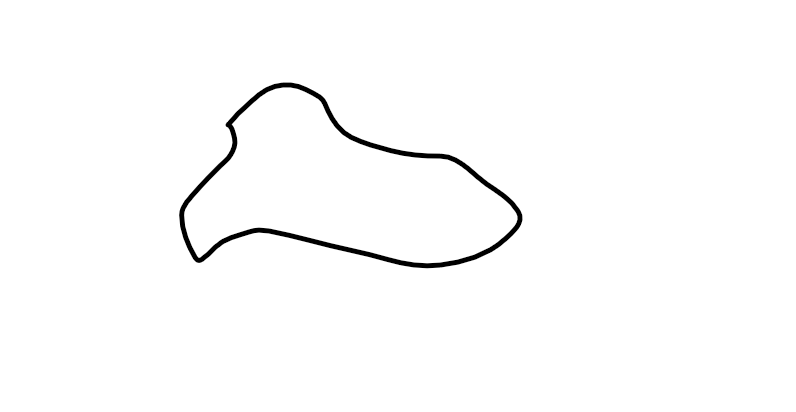
#> input picture img5.png, 796 x 412 px
$ python contour1.py
#> lines starting #> are read from the running program, lines starting #| are printed output that depends on the picture; after the words box and inside, x2 and y2 are one past the last pixel; in counts of white or black regions, pixels touching at a corner belong together
import numpy as np
import cv2

img = cv2.imread('img5.png')
#> img is the input picture: shape (412, 796, 3); min 0, max 255, mean 251.7
imgray = cv2.cvtColor(img, cv2.COLOR_BGR2GRAY)
ret, thresh = cv2.threshold(imgray, 0, 2, 0)
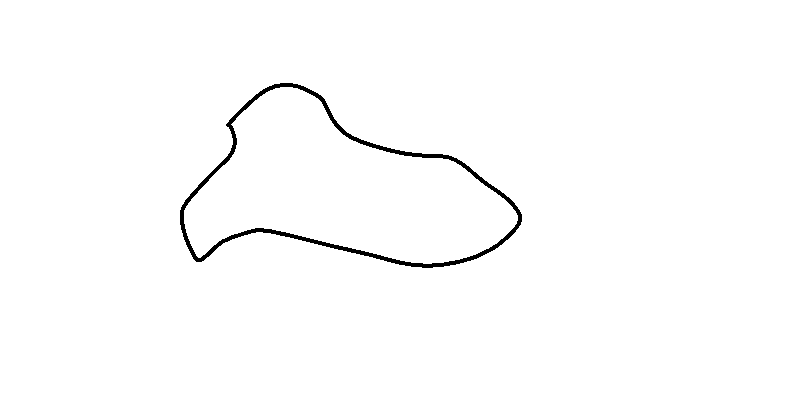
#> thresh: shape (412, 796); values 0 (black) and 2 (white), 98.9% white; 1 black region
contours, hierarchy = cv2.findContours(thresh, cv2.RETR_TREE, cv2.CHAIN_APPROX_NONE)
#> contours = 3 contours; box (x1, y1, x2, y2) and area: (0, 0, 796, 412) 326745, (179, 82, 523, 269) 37342, (184, 87, 518, 264) 33087
# cv.adaptiveThreshold(img, 255, cv2.ADAPTIVE_THRESH_GAUSSIAN_C, cv2.THRESH_BINARY, 11, 2)
print("Number of contours = " + str(len(contours)))
#| Number of contours = 3
'''

x, y, w, h = cv2.boundingRect(thresh)
recta = cv2.rectangle(imgray, (x, y), (x+w, y+h), (0, 125, 0), 2)

'''
rect = cv2.minAreaRect(contours[0])
#> rect = ((397.5, 205.5), (411, 795), -90)
box = cv2.boxPoints(rect)
#> box = [[795, 411], [-1.26e-14, 411], [0, 0], [795, 0]]
box = np.int0(box)
#> box = [[795, 411], [0, 411], [0, 0], [795, 0]]
cv2.drawContours(img, [box], 0, (0, 0, 255), 2)
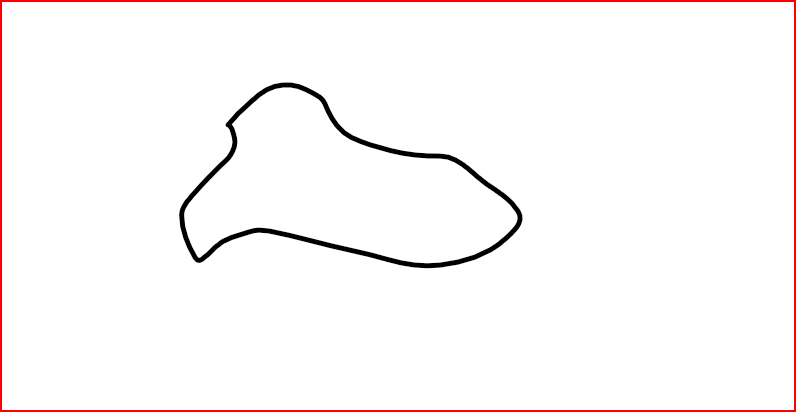
#> img: shape (412, 796, 3); 1.47% of pixels changed, all inside (x1, y1, x2, y2) = (0, 0, 796, 412)

# [4 lines of commented-out code are left out]
for con in contours:
    cv2.drawContours(img, con, -1, (0, 255, 0), 1)
    cv2.imshow('Image', img)
    cv2.waitKey(0)
#> this loop made 3 passes
#> pass 1, `cv2.imshow('Image', img)`:
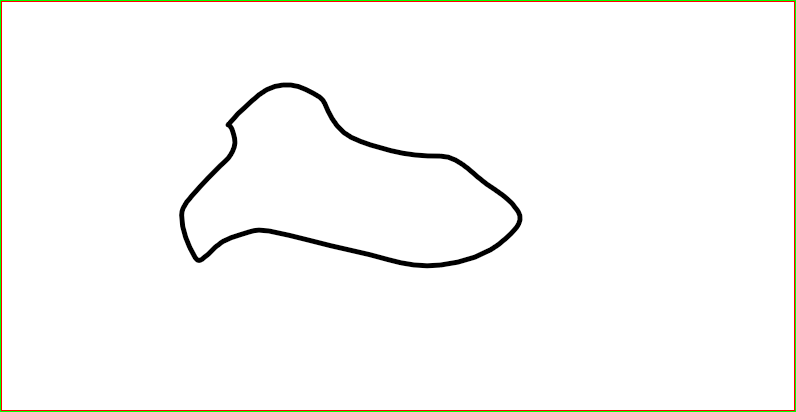
#> window 'Image': shape (412, 796, 3); mean B, G, R 248, 249.8, 249.8
#> pass 2, `cv2.imshow('Image', img)`:
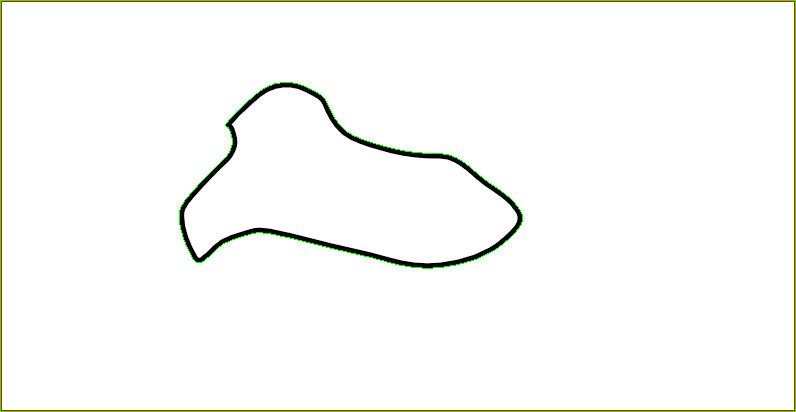
#> window 'Image': shape (412, 796, 3); mean B, G, R 247.6, 250.1, 249.5
#> after the loop:
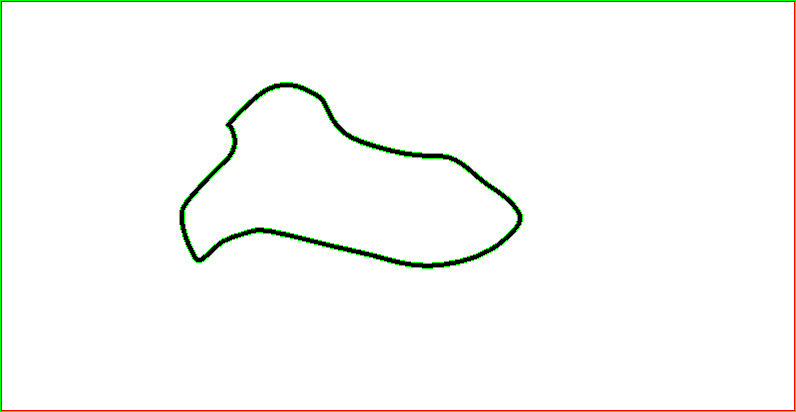
#> img: shape (412, 796, 3); 1.21% of pixels changed, all inside (x1, y1, x2, y2) = (0, 0, 796, 412)
# cv2.imshow('Recta', recta)
# cv2.imshow('Image GRAY', imgray)

cv2.destroyAllWindows()
